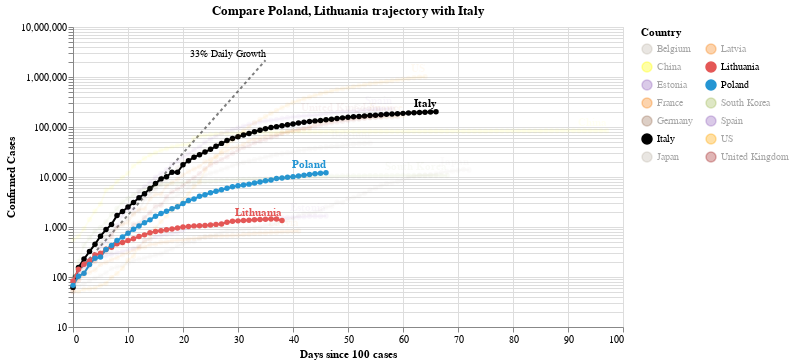

The notebook cell saved with this chart:
### Code cell
#hide_input
chart2 = make_since_chart(dff2, ['Poland', 'Lithuania'], baseline_countries)
chart2

### Figure 1 — Vega-Lite specification as saved in the notebook (floating-point values rounded to 4 significant figures; data arrays with more than 128 entries replaced by an {"elided": "..."} marker saying what was removed)
{"config": {"view": {"continuousWidth": 400, "continuousHeight": 300}}, "layer": [{"mark": {"type": "line", "color": "black", "opacity": 0.5, "strokeDash": [3, 3]}, "encoding": {"x": {"type": "quantitative", "field": "Days since 100 cases"}, "y": {"type": "quantitative", "field": "Confirmed Cases"}}}, {"mark": {"type": "text", "align": "right", "dy": -6, "fontSize": 10, "text": "33% Daily Growth"}, "encoding": {"x": {"type": "quantitative", "field": "Days since 100 cases"}, "y": {"type": "quantitative", "field": "Confirmed Cases"}}, "transform": [{"filter": "(datum['Days since 100 cases'] >= 35)"}]}, {"data": {"name": "data-97de24e668c3ec4b914f5ff6e2ad6f9a"}, "mark": {"type": "line", "point": true}, "encoding": {"color": {"type": "nominal", "field": "Country", "legend": {"columns": 2}, "scale": {"domain": ["Belgium", "China", "Estonia", "France", "Germany", "Italy", "Japan", "Latvia", "Lithuania", "Poland", "South Korea", "Spain", "US", "United Kingdom"], "range": ["#C1B7AD", "yellow", "#9467bd", "#F58518", "#9D755D", "black", "#C1B7AD", "#F58518", "#E45756", "#2495D3", "#A1BA59", "#9467bd", "orange", "brown"]}}, "opacity": {"condition": {"value": 1, "selection": "selector009"}, "value": 0.05}, "tooltip": [{"type": "nominal", "field": "Country"}, {"type": "temporal", "field": "Date"}, {"type": "quantitative", "field": "Confirmed Cases"}, {"type": "quantitative", "field": "Days since 100 cases"}], "x": {"type": "quantitative", "field": "Days since 100 cases"}, "y": {"type": "quantitative", "field": "Confirmed Cases", "scale": {"type": "log"}}}, "selection": {"selector009": {"type": "multi", "fields": ["Country"], "bind": "legend", "init": [{"Country": "Poland"}, {"Country": "Lithuania"}, {"Country": "Italy"}]}}, "width": 550}, {"data": {"name": "data-97de24e668c3ec4b914f5ff6e2ad6f9a"}, "mark": {"type": "text", "align": "right", "dy": -8, "fontWeight": "bold"}, "encoding": {"color": {"type": "nominal", "field": "Country", "legend": {"columns": 2}, "scale": {"domain": ["Belgium", "China", "Estonia", "France", "Germany", "Italy", "Japan", "Latvia", "Lithuania", "Poland", "South Korea", "Spain", "US", "United Kingdom"], "range": ["#C1B7AD", "yellow", "#9467bd", "#F58518", "#9D755D", "black", "#C1B7AD", "#F58518", "#E45756", "#2495D3", "#A1BA59", "#9467bd", "orange", "brown"]}}, "opacity": {"condition": {"value": 1, "selection": "selector009"}, "value": 0.05}, "text": {"type": "nominal", "field": "Country"}, "tooltip": [{"type": "nominal", "field": "Country"}, {"type": "temporal", "field": "Date"}, {"type": "quantitative", "field": "Confirmed Cases"}, {"type": "quantitative", "field": "Days since 100 cases"}], "x": {"type": "quantitative", "field": "Days since 100 cases"}, "y": {"type": "quantitative", "field": "Confirmed Cases", "scale": {"type": "log"}}}, "transform": [{"filter": "(datum['Date'] >= 1588032000000)"}], "width": 550}], "data": {"name": "data-c1a3bbf4dd040f2e7e8e7a69520e3c2a"}, "title": "Compare Poland, Lithuania trajectory with Italy", "$schema": "https://vega.github.io/schema/vega-lite/v4.0.2.json", "datasets": {"data-c1a3bbf4dd040f2e7e8e7a69520e3c2a": [{"Days since 100 cases": 0, "Confirmed Cases": 100.0}, {"Days since 100 cases": 1, "Confirmed Cases": 133.0}, {"Days since 100 cases": 2, "Confirmed Cases": 176.9}, {"Days since 100 cases": 3, "Confirmed Cases": 235.3}, {"Days since 100 cases": 4, "Confirmed Cases": 312.9}, {"Days since 100 cases": 5, "Confirmed Cases": 416.2}, {"Days since 100 cases": 6, "Confirmed Cases": 553.5}, {"Days since 100 cases": 7, "Confirmed Cases": 736.1}, {"Days since 100 cases": 8, "Confirmed Cases": 979.1}, {"Days since 100 cases": 9, "Confirmed Cases": 1302.0}, {"Days since 100 cases": 10, "Confirmed Cases": 1732.0}, {"Days since 100 cases": 11, "Confirmed Cases": 2303.0}, {"Days since 100 cases": 12, "Confirmed Cases": 3064.0}, {"Days since 100 cases": 13, "Confirmed Cases": 4074.0}, {"Days since 100 cases": 14, "Confirmed Cases": 5419.0}, {"Days since 100 cases": 15, "Confirmed Cases": 7207.0}, {"Days since 100 cases": 16, "Confirmed Cases": 9586.0}, {"Days since 100 cases": 17, "Confirmed Cases": 12750.0}, {"Days since 100 cases": 18, "Confirmed Cases": 16960.0}, {"Days since 100 cases": 19, "Confirmed Cases": 22550.0}, {"Days since 100 cases": 20, "Confirmed Cases": 29990.0}, {"Days since 100 cases": 21, "Confirmed Cases": 39890.0}, {"Days since 100 cases": 22, "Confirmed Cases": 53060.0}, {"Days since 100 cases": 23, "Confirmed Cases": 70560.0}, {"Days since 100 cases": 24, "Confirmed Cases": 93850.0}, {"Days since 100 cases": 25, "Confirmed Cases": 124800.0}, {"Days since 100 cases": 26, "Confirmed Cases": 166000.0}, {"Days since 100 cases": 27, "Confirmed Cases": 220800.0}, {"Days since 100 cases": 28, "Confirmed Cases": 293700.0}, {"Days since 100 cases": 29, "Confirmed Cases": 390600.0}, {"Days since 100 cases": 30, "Confirmed Cases": 519500.0}, {"Days since 100 cases": 31, "Confirmed Cases": 690900.0}, {"Days since 100 cases": 32, "Confirmed Cases": 918900.0}, {"Days since 100 cases": 33, "Confirmed Cases": 1222000.0}, {"Days since 100 cases": 34, "Confirmed Cases": 1625000.0}, {"Days since 100 cases": 35, "Confirmed Cases": 2162000.0}], "data-97de24e668c3ec4b914f5ff6e2ad6f9a": {"elided": "839 records"}}}
